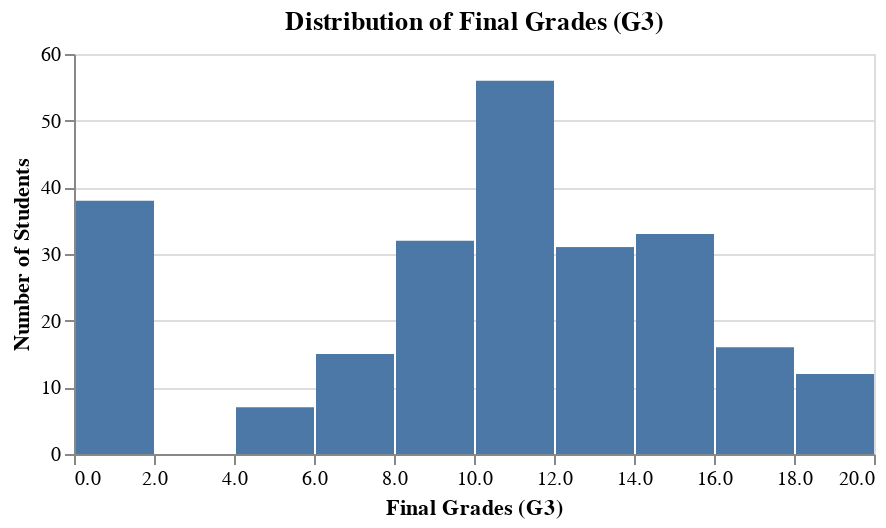

Notebook cell for this chart:
### Markdown cell above
Let's create a visualization to explore the final grades `G3` distribution. We will use a histogram as it allows us to see the spread.

### Code cell
# Visualization of grade distributions
eda_plot1 = alt.Chart(student_performance_df).mark_bar().encode(
    x=alt.X('G3:Q', bin=True, title='Final Grades (G3)'),
    y=alt.Y('count()', title='Number of Students'),
    tooltip=['G3']
).properties(
    title='Distribution of Final Grades (G3)',
    width=400,
    height=200
)
eda_plot1

### Figure 1 — Vega-Lite specification as saved in the notebook (floating-point values rounded to 4 significant figures; data arrays with more than 128 entries replaced by an {"elided": "..."} marker saying what was removed)
{"config": {"view": {"continuousWidth": 300, "continuousHeight": 300}}, "data": {"name": "data-6cb2becb15190b8bbf9de49393672c23"}, "mark": {"type": "bar"}, "encoding": {"tooltip": [{"field": "G3", "type": "quantitative"}], "x": {"bin": true, "field": "G3", "title": "Final Grades (G3)", "type": "quantitative"}, "y": {"aggregate": "count", "title": "Number of Students", "type": "quantitative"}}, "height": 200, "title": "Distribution of Final Grades (G3)", "width": 400, "$schema": "https://vega.github.io/schema/vega-lite/v5.20.1.json", "datasets": {"data-6cb2becb15190b8bbf9de49393672c23": {"elided": "395 records"}}}
